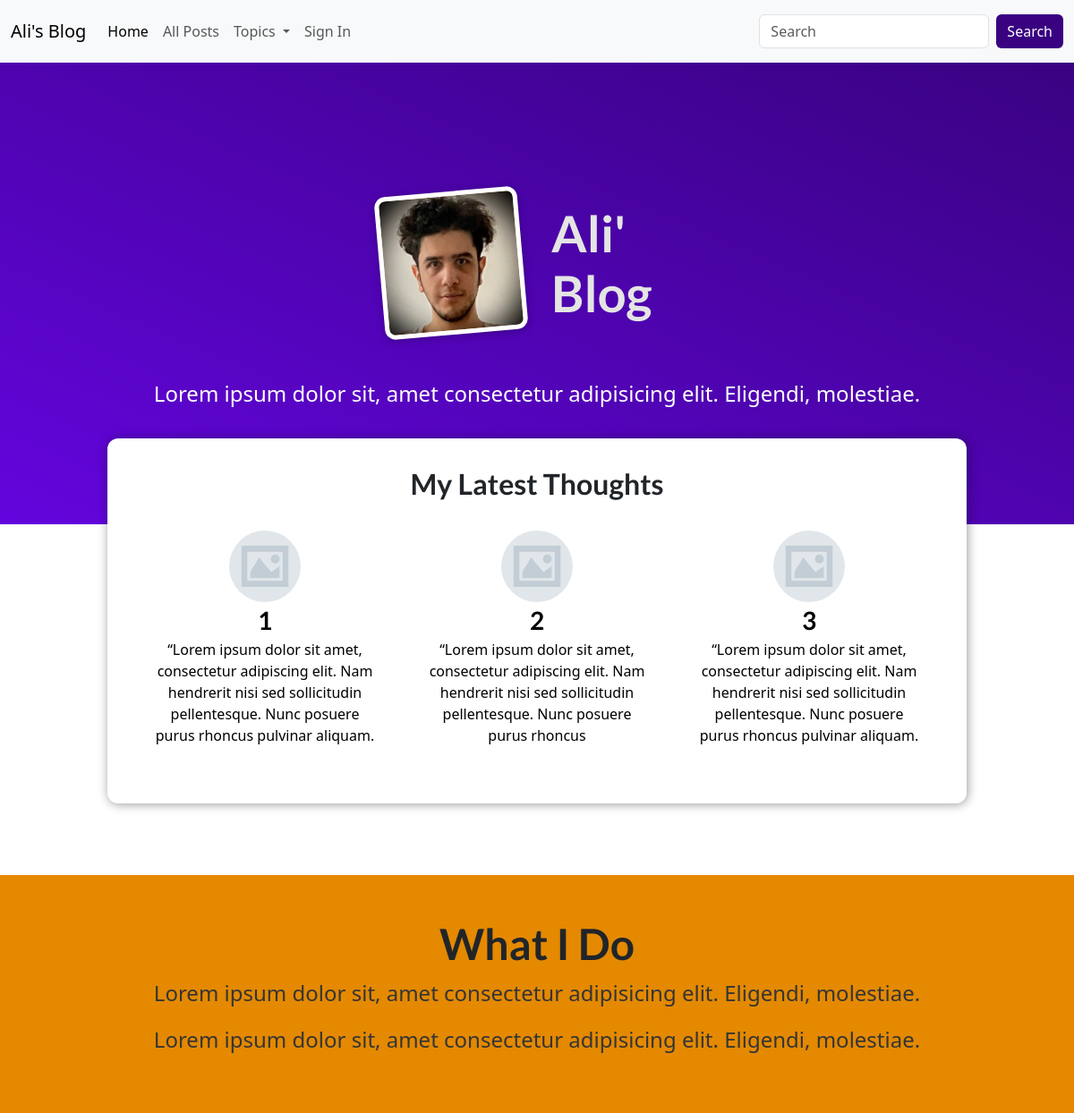
The page / on the database its author committed.
### blog/models.py (models this page shows, shortened)
class Post(models.Model):
    title = models.CharField(max_length = 50)
    excerpt = models.CharField(max_length= 200)
    image = models.ImageField(upload_to = 'posts', null = True, default = 'posts/default_post_image.jpg')
    date = models.DateField(auto_now = True)
    slug = models.SlugField(unique=True) #db_index = True is here by default, we don't have to add it.(it is use to make quering the data more efficient)
    content = models.TextField(validators = [MinLengthValidator(10)])
    author = models.ForeignKey(Author, on_delete= models.SET_NULL, related_name = 'posts', null = True)
    tag = models.ManyToManyField(Tag)

### blog/views.py (the view)
# urls.py: path('', views.LatestPostsView.as_view(), name = 'homepage'),
class LatestPostsView(TemplateView): #My Approach
    template_name = 'blog/index.html'
    all_posts = Post.objects.all().order_by('-date')[:3]
    def get_context_data(self, **kwargs):
        context =  super().get_context_data(**kwargs)
        context['posts'] = self.all_posts
        return context

### blog/templates/blog/index.html (shortened to what this page needs)
{% extends 'base.html' %}
{% load static %}
{% block css %}
  <link rel = 'stylesheet' href = '{% static 'blog/post.css'%}'>
  <link rel = 'stylesheet' href = '{% static 'blog/index.css'%}'>
  <link rel="stylesheet" media = "screen and (min-width:651px) and (max-width:768px)" href="{% static 'blog/tablet.css' %}">
  <link rel="stylesheet" media = "screen and (min-width:501px) and (max-width:650px)" href="{% static 'blog/mini-tablet.css' %}">
  <link rel="stylesheet" media = "screen and (max-width:500px)" href="{% static 'blog/smartphone.css' %}">
{% endblock %}
 {% block content %}
    <section id = 'welcome'>
      <header>
        <img src = '{% static 'blog/images/me.jpg' %}' alt = 'Ali - The Author Of This BLog'>
        <h2 class = "welcome-header">Ali' Blog</h2>
      </header>
      <p>Lorem ipsum dolor sit, amet consectetur adipisicing elit. Eligendi, molestiae.</P>
    </section>
    <section id= 'latest-posts'>
      <h2>My Latest Thoughts</h2>
      <ul>
        {% for post in posts %}
          {% include 'blog/includes/post.html'%}
        {% endfor %}
      </ul>
    </section>
    <section id = 'about'>
      <h2> What I Do</h2>
      <p>
        Lorem ipsum dolor sit, amet consectetur adipisicing elit. Eligendi, molestiae.
      </p>
      <p>
        Lorem ipsum dolor sit, amet consectetur adipisicing elit. Eligendi, molestiae.
      </p>
    </section>
    {% endblock %}

### blog/templates/blog/includes/post.html
<li>
    <article class = 'post'>
        <a href = '{% url 'post' post.slug %}'>
        <img src = '{{ post.image.url }}' alt = '{{ post.title }}'>
        <div class = 'post_content'>
            <h3>{{post.title}}</h3>
            <p>
                {{ post.excerpt}}
            </p>
        </div>
        </a>
    </article>
</li>

### static/app.css (style rules this page uses)
* { box-sizing: border-box; }
html { font-family: 'Open Sans', 'Lato', sans-serif; }
body { margin: 0; }
h1, h2, h3 { font-family: 'Lato', sans-serif; font-weight: bold; }

### blog/static/blog/post.css (style rules this page uses)
.post { display: flex; flex-direction: column; align-items: center; text-align: center; }
.post a { text-decoration: none; color: black; transition: all 0.2s ease; padding: 1rem; }
.post img { width: 5rem; height: 5rem; object-fit: cover; border-radius: 50%; }
.post h3 { margin: 0.25rem 0; }

### blog/static/blog/index.css (style rules this page uses)
#welcome { background: linear-gradient(to right top, #6305dd, #390281); padding: 6rem 12%; }
#welcome header { display: flex; align-items: center; margin: 3rem auto; justify-content: center; }
#welcome img { width: 10rem; height: 10rem; object-fit: cover; object-position: top; border: 5px solid white; border-radius: 12px; background-color: #ffe1bf; transform: rotateZ(-5deg); box-shadow: 0 2px 8px rgba(0, 0, 0, 0.25); }
#welcome h2 { font-size: 3.5rem; margin: 0 0 0 2rem; color: #e4e4e4; width: 10rem; }
#welcome p { color: white; font-size: 1.5rem; text-align: center; margin-bottom: 2rem; }
#latest-posts { background-color: white; padding: 2rem; border-radius: 12px; width: 60rem; margin: -6rem auto 2rem auto; box-shadow: 1px 1px 12px rgba(0, 0, 0, 0.4); }
#latest-posts h2 { text-align: center; margin-bottom: 1rem; }
#latest-posts ul { list-style: none; margin: 0; padding: 0; display: flex; gap: 1rem; }
#latest-posts li { flex: 1; }
#about { text-align: center; padding: 3rem; background-color: #e48900; margin-top: 5rem; }
#about h2 { font-size: 3rem; }
#about p { font-size: 1.5rem; color: #353535; }

### blog/static/blog/tablet.css (style rules this page uses)
#latest-posts h2 { width: 100%; }
#latest-posts ul { display: flex; flex-direction: column; width: 100%; }
#latest-posts ul li { border-bottom:1px dotted #ccc; }
#latest-posts ul li:last-of-type { border:none; }

### blog/static/blog/mini-tablet.css (style rules this page uses)
#latest-posts { margin-top: 5rem; width: 80%; }
#latest-posts h2 { width: 100%; }
#latest-posts ul { display: flex; flex-direction: column; width: 100%; }
#latest-posts ul li { border-bottom:1px dotted #ccc; }
#latest-posts ul li:last-of-type { border:none; }

### blog/static/blog/smartphone.css (style rules this page uses)
body { display: flex; flex-direction: column; }
#latest-posts { margin-top: 5rem; width: 80%; }
#latest-posts h2 { width: 100%; }
#latest-posts ul { display: flex; flex-direction: column; width: 100%; }
#latest-posts ul li { border-bottom:1px dotted #ccc; }
#latest-posts ul li:last-of-type { border:none; }
#welcome { display: flex; flex-direction: column; justify-content: center; align-items: center; }
.welcome-header { display: none; }

### rows shown on the page
Post: image (placeholder picture), title "1", excerpt "“Lorem ipsum dolor sit amet, consectetur adipiscing elit. Nam hendrerit nisi sed sollicitudin pellentesque. Nunc posuere purus rhoncus pulvinar aliquam."
Post: image (placeholder picture), title "2", excerpt "“Lorem ipsum dolor sit amet, consectetur adipiscing elit. Nam hendrerit nisi sed sollicitudin pellentesque. Nunc posuere purus rhoncus"
Post: image (placeholder picture), title "3", excerpt "“Lorem ipsum dolor sit amet, consectetur adipiscing elit. Nam hendrerit nisi sed sollicitudin pellentesque. Nunc posuere purus rhoncus pulvinar aliquam."
